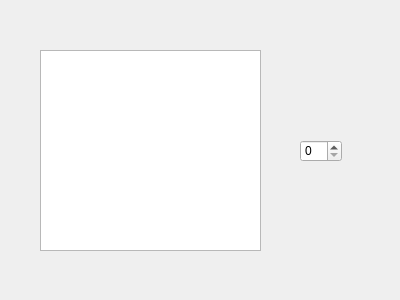
<?xml version="1.0" encoding="UTF-8"?>
<ui version="4.0">
 <class>Widget</class>
 <widget class="QWidget" name="Widget">
  <property name="geometry">
   <rect>
    <x>0</x>
    <y>0</y>
    <width>400</width>
    <height>300</height>
   </rect>
  </property>
  <property name="windowTitle">
   <string>Widget</string>
  </property>
  <widget class="QTextEdit" name="textEdit">
   <property name="geometry">
    <rect>
     <x>40</x>
     <y>50</y>
     <width>221</width>
     <height>201</height>
    </rect>
   </property>
  </widget>
  <widget class="QSpinBox" name="spinBox">
   <property name="geometry">
    <rect>
     <x>300</x>
     <y>140</y>
     <width>42</width>
     <height>22</height>
    </rect>
   </property>
  </widget>
 </widget>
 <layoutdefault spacing="6" margin="11"/>
 <resources/>
 <connections/>
</ui>
